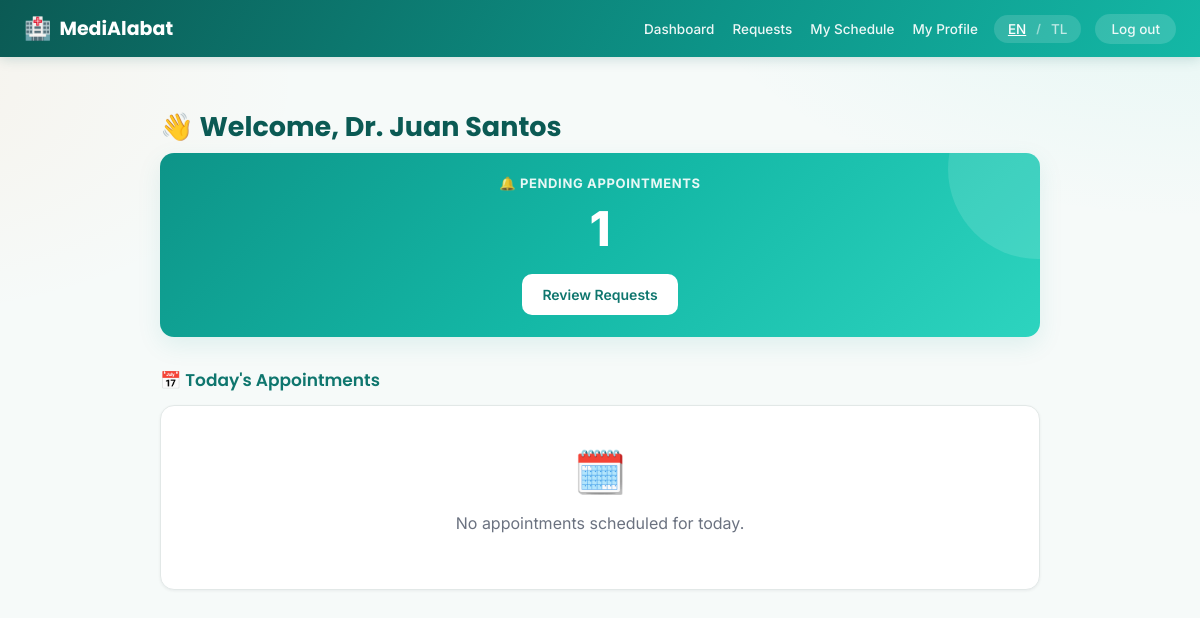
The page /staff/dashboard (signed in) on the database as committed earlier.
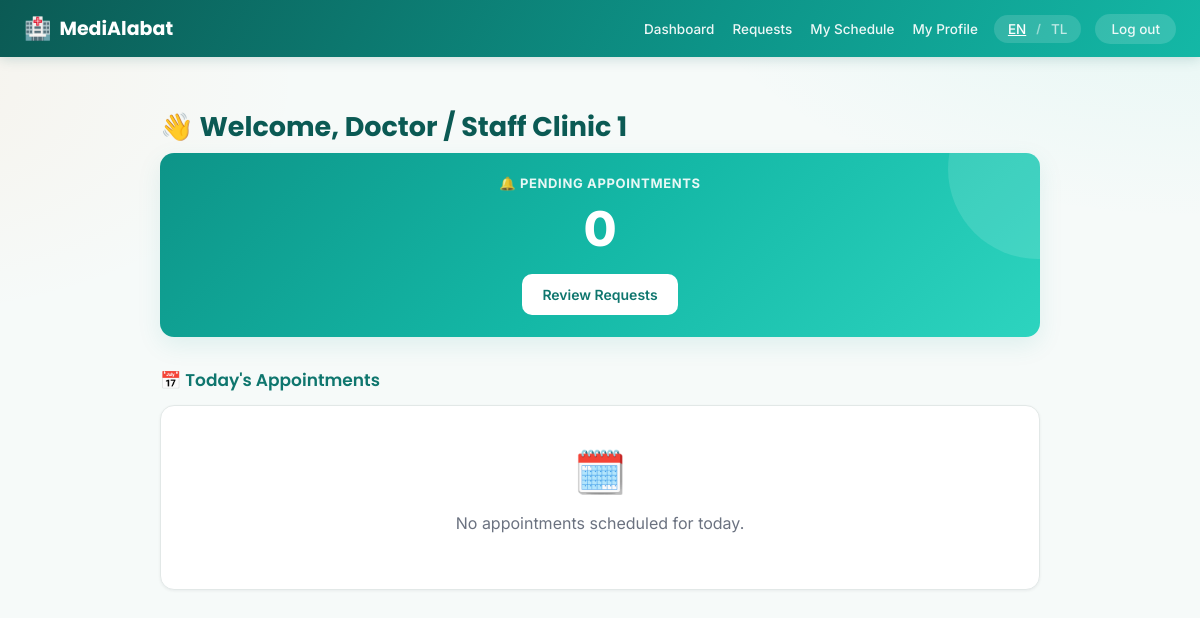
The same page on the database as committed later.
### tables this page shows
CREATE TABLE users (
    id INTEGER PRIMARY KEY AUTOINCREMENT,
    role TEXT NOT NULL CHECK(role IN ('patient', 'staff')),
    full_name TEXT NOT NULL,
    email TEXT UNIQUE NOT NULL,
    password_hash TEXT NOT NULL,
    contact_number TEXT,
    created_at TEXT DEFAULT CURRENT_TIMESTAMP
);

### app.py (the view)
@app.route("/staff/dashboard")
@login_required(role="staff")
def staff_dashboard(user):
    conn = get_db()
    pending_count = conn.execute(
        "SELECT COUNT(*) c FROM appointments WHERE staff_id=? AND status='Pending'", (user["id"],)
    ).fetchone()["c"]
    today_appts = conn.execute(
        "SELECT a.*, u.full_name AS patient_name FROM appointments a "
        "JOIN users u ON u.id = a.patient_id "
        "WHERE a.staff_id=? AND a.appt_date=? AND a.status != 'Reschedule' "
        "ORDER BY a.appt_time ASC",
        (user["id"], date.today().isoformat()),
    ).fetchall()
    conn.close()
    return render_template("staff/dashboard.html", pending_count=pending_count, today_appts=today_appts)

### app.py (called while the page is built)
def current_user():
    if "user_id" not in session:
        return None
    conn = get_db()
    user = conn.execute("SELECT * FROM users WHERE id = ?", (session["user_id"],)).fetchone()
    conn.close()
    return user

def current_lang():
    return session.get("lang", DEFAULT_LANG)

@app.context_processor
def inject_globals():
    lang = current_lang()
    return {
        "current_user": current_user(),
        "current_lang": lang,
        "t": lambda key, **kwargs: _t(key, lang=lang, **kwargs),
    }

def login_required(role=None):
    def decorator(view):
        @functools.wraps(view)
        def wrapped(*args, **kwargs):
            user = current_user()
            if user is None:
                return redirect(url_for("login"))
            if role and user["role"] != role:
                abort(403)
            return view(user, *args, **kwargs)
        return wrapped
    return decorator

### db.py (called while the page is built)
def get_db():
    conn = sqlite3.connect(DB_PATH)
    conn.row_factory = sqlite3.Row
    conn.execute("PRAGMA foreign_keys = ON")
    return conn

### templates/staff/dashboard.html (shortened to what this page needs)
{% extends "base.html" %}
{% block content %}
<h1 class="fade-in">👋 {{ t('staff.welcome') }}, {{ current_user.full_name }}</h1>
<div class="card highlight-card stat-card fade-in">
    <div class="card-label">🔔 {{ t('staff.pending_appts') }}</div>
    <div class="stat-number">{{ pending_count }}</div>
    <a href="{{ url_for('staff_requests') }}" class="btn-secondary">{{ t('staff.review_requests') }}</a>
</div>
<h2>📅 {{ t('staff.today_appts') }}</h2>
{% if today_appts %}
<div class="appt-list">
    {% for a in today_appts %}
    <div class="card appt-row fade-in">
        <div>
            <div class="appt-date">{{ a.appt_time }}</div>
            <div class="appt-clinic">{{ a.patient_name }}</div>
        </div>
        <span class="status status-{{ a.status|lower }}">{{ t('status.' ~ a.status|lower) }}</span>
    </div>
    {% endfor %}
</div>
{% else %}
<div class="card empty-state fade-in">
    <div class="empty-icon">🗓️</div>
    <p>{{ t('staff.no_today') }}</p>
</div>
{% endif %}
{% endblock %}

Rows that differ between the two databases and show on the page:
changed users: full_name "Dr. Juan Santos" → "Doctor / Staff Clinic 1"
Other text that changed with them:
{{ pending_count }}: "1" → "0"
